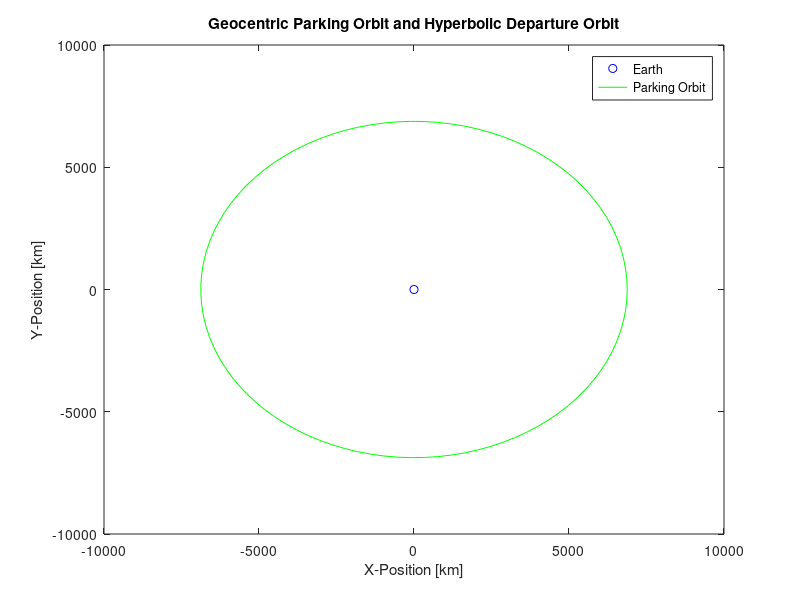
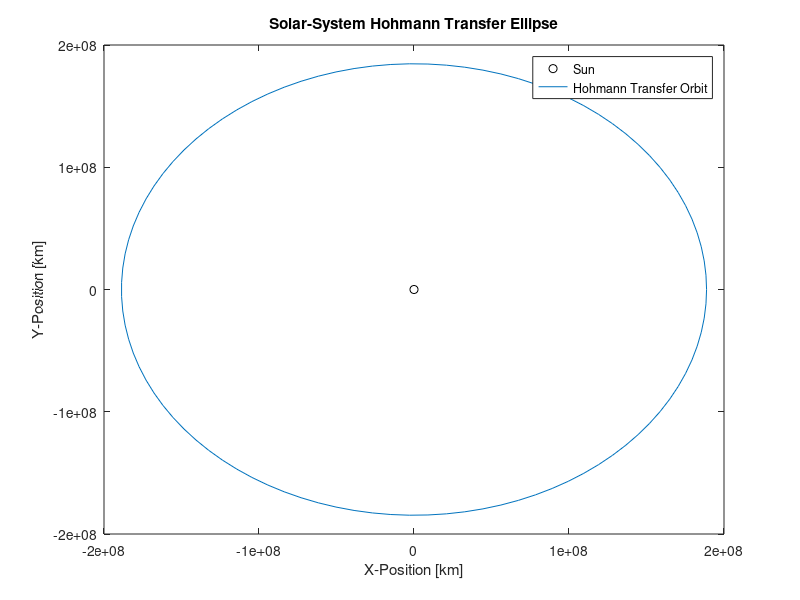
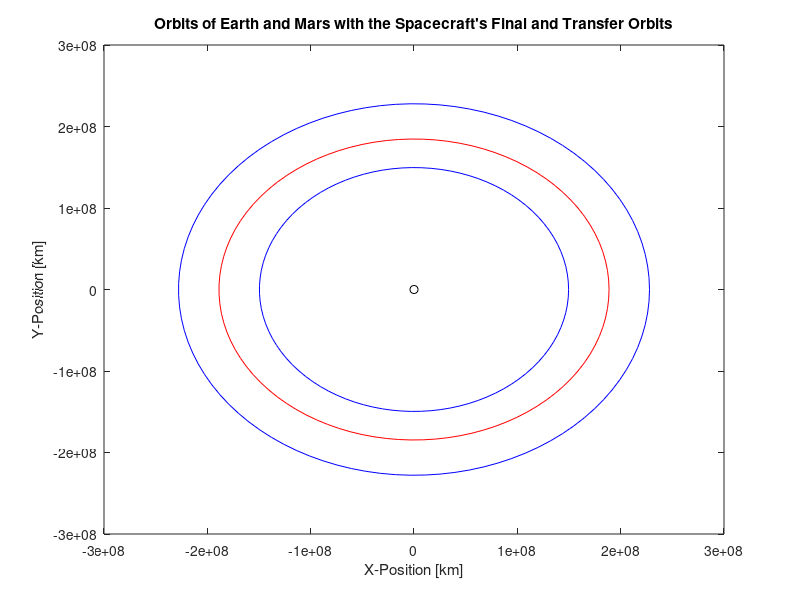

Reproduce these figures in MATLAB, in order.
% Zach Zoloty
% AAE 5626
% Project 2
% 11/27/18
%%%%%%%%%%%%%%%%%%%%%%%%%%%%%%%%%%%%%%%%%%%%%%%%%%%%%%%%%%%%%%%%%%
clc

%Define Constants
%Obtained from Table A.1 and A.2
Rearth = 149.6e6; %km
Rmars = 227.9e6; %km
mu_earth = 398600; %km^3/s^2
mu_mars = 42828; %km^3/s^2
mu_sun = 132.712e9; %km^3/s^2
Tearth = 365.256; %days
Tmars = 1.881*365; %days
parking1 = 500; %km
mearth = 5.974e24; %kg
mmars = 641.9e21; %kg
msun = 1.989e30; %kg
radearth = 6378; %km
radmars = 3396; %km
rpmars = 2*radmars; %km

%%%%%%%%%%%%%%%%%%%%%%%%%%%%%%%%%%%%%%%%%%%%%%%%%%%%%%%%%%%%%%%%%%
%Part 1
%Synodic Period between Earth and Mars
Tsyn = (Tearth*Tmars)/abs(Tearth-Tmars); %Equation from Example 8.1
    %Equation 8.10

%Phase Angle at departure from Earth
t12 = (pi/sqrt(mu_sun))*((Rearth+Rmars)/2)^(3/2); %Equation from Example 8.2
    %Equation 8.11
t12day = t12/(60*60*24);
n_earth = 2*pi/Tearth; %rad/day
n_Mars = 2*pi/Tmars; %rad/day

phi0 = pi - n_Mars*t12day; %rad
    %Equation 8.12

%Phase Angle at arrival at Mars
phif = pi - n_earth*t12day; %rad
    %Equation 8.13

%Time of flight to execute outbound Hohmann Transfer
a_t = 0.5*(Rearth+Rmars); %km
    %Eq9.68 in SMAD

transfertime = pi*(a_t^(3/2))*(mu_sun^(-1/2))/(60*60*24); %days
    %This is the same equation as 8.11


%Wait time required after arrival before a return Hohmann Transfer
%trajectory can be initiated
    %Equation 8.16 because n1>n2
for i=1:101
    N = i-1;
    twait = (-2*phif-2*pi*N)/(n_Mars-n_earth);
    
    if twait > 0
        break
    end
end

%Delta-V required between the departure planet's orbital velocity and
%solar-system Hohmann transfer ellipse
delta_vL = sqrt(mu_sun)*(sqrt((2/Rearth)-(1/a_t))-sqrt(1/Rearth)); %Eq9.69 in SMAD
    %Same as Equation 8.3

%Orbital Characteristics: semi-major axis, eccentricity, angular momentum
%of the Hohmann Transfer orbit
%semi-major axis already solved for, given by a_t

e_transfer = (Rmars-Rearth)/(Rmars+Rearth); %substituted for perihelion and aphelion
h_transfer = sqrt(Rearth*mu_sun*(1+e_transfer)); %km^2/s

%Hyperbolic Excess Velocity needed for the departure hyperbola in the
%planet's sphere of influence
%First, calculate the sphere of influence of the Earth
rsoi_earth = Rearth*(mearth/msun)^(2/5);

vdepart_excess = sqrt(mu_sun/Rearth)*(sqrt(2*Rmars/(Rearth+Rmars))-1); %km/s
    %Equation 8.3

%Beta angle required for the departure burn to hop from the parking orbit
%to the hyperbolic departure orbit
beta_dephyp = acosd(1/(1+(radearth+parking1)*(vdepart_excess^2)/mu_earth)); %degrees
    %Equation 8.43

%Orbital Characteristics: semi-major axis, eccentricity, angular momentum
%of the hyperbolic departure orbit

e_hyp = 1 + (parking1+radearth)*vdepart_excess^2/mu_earth;%1/cosd(beta_dephyp);

%h_hyp = (parking1+radearth)*sqrt(vdepart_excess^2 + 2*mu_earth)/(parking1+radearth);%sqrt((radearth+parking1)*mu_earth*(1+e_hyp)); %km^2/s
h_hyp = sqrt((radearth+parking1)*mu_earth*(1+e_hyp)); %km^2/s

a_hyp = (radearth+parking1)/(e_hyp-1); %km

%%%%%%%%%%%%%%%%%Plot the hyperbolic departure orbit and parking orbit
t = linspace(0,2*pi);

Xpark = (parking1+radearth)*cos(t);
Ypark = (parking1+radearth)*sin(t);

%Hyperbolic trajectory was giving me trouble, so I'll draw that in
%afterwards

figure(1);
plot(0,0,'ob',Xpark,Ypark,'g');
%grid on;
legend('Earth','Parking Orbit');
xlabel('X-Position [km]');
ylabel('Y-Position [km]');
title('Geocentric Parking Orbit and Hyperbolic Departure Orbit');

%%%%%%%%%%%%%%%%%%Plot the solar-system Hohmann transfer ellipse
btrans = a_t*sqrt(1-e_transfer^2);
Xtrans = a_t*cos(t);
Ytrans = btrans*sin(t);

figure(2);
plot(0,0,'ok',Xtrans,Ytrans);
%grid on
%axis([-2.5*10^9 2.5*10^9 -2.5*10^9 2.5*10^9]);
legend('Sun','Hohmann Transfer Orbit');
xlabel('X-Position [km]');
ylabel('Y-Position [km]');
title('Solar-System Hohmann Transfer Ellipse');

%%%%%%%%%%%%%%%%%%%%%%%%%%%%%%%%%%%%%%%%%%%%%%%%%%%%%%%%%%%%%%%%%%
%Part 2
%Enter into an orbit which has a periapsis radius of 5 times the radius of
%the arrival planet using either a leading or trailing approach
%Excess Inbound Hyperbolic Velocity upon arrival into planet's SOI
%rsoi_Mars = RMars*(mMars/msun)^(2/5);

vinbound_excess = sqrt(mu_sun/Rmars)*(1-sqrt(2*Rearth/(Rearth+Rmars))); %km/s
    %Equation 8.4; same as 8.50

%Eccentricity of the capture orbit that minimizes the delta-v required to
%gain this periapsis radius
e_capture = ((2*mu_mars/(rpmars*vinbound_excess^2))-1)/((2*mu_mars/(rpmars*vinbound_excess^2))+1);
    %rearranged Equation 8.67 (for optimal periapse radius as far as fuel
    %expenditure is concerned)

%Periapsis Velocities prior to and after capture burn, and the Resulting
%Delta-V
vp_hyp = sqrt(vinbound_excess^2 + 2*mu_mars/rpmars);
    %Equation 8.58
vp_cap = sqrt(mu_mars*(1+e_capture)/rpmars);
    %Equation 8.59
delta_v_cap = vp_hyp - vp_cap;
    %Equation 8.60
    %can also be found using Equation 8.70
    %(vinbound_excess*sqrt((1-e_capture)/2)

%Aim Distance (Delta)
delta_aim = rpmars*sqrt(2/(1-e_capture)); %km
    %Equation 8.71

%Orbital Elements: Period, Angular Momentum, Semi-major axis of the
%resulting capture orbit
a_cap = rpmars/(1-e_capture); %km

T_cap = (2*pi*a_cap^(3/2))/sqrt(mu_mars)/(60*60*24); %days

h_cap = sqrt(rpmars*mu_mars*(1+e_capture)); %km^2/s

%Periapse Angle (Beta) for this capture orbit
beta = acosd(1/(1+rpmars*vinbound_excess^2/mu_mars)); %degrees
    %Equation 8.43

%%%%%%%%%%%%%%%%%%%%%%%%%%%%%%%%%%%%%%
%Oops! Your engine didn't fire!
%%%%%%%%%%%%%%%Excess Outbound Hyperbolic Velocity leaving the planet's SOI
%For this problem, the spacecraft will be flying a leading approach.
vperp1 = (mu_sun/h_transfer)*(1+e_transfer*cosd(180)); %km/s
    %Equation 8.78a
vrad1 = (mu_sun/h_transfer)*e_transfer*sind(180); %km/s
    %Equation 8.78b

v1v = norm([vperp1 -1*vrad1]);
    %Equation 8.75

vMars = sqrt(mu_sun/Rmars);%vdepart_excess - v1v;
    %Equation 8.1
    
alpha1 = acosd(vperp1/v1v);
    %rearranged Equation 8.76a

vexcess_v = v1v*cosd(alpha1) - vMars;
    %Equation 8.81a
vexcess_s = v1v*sind(alpha1);
    %Equation 8.81b

vexcess = norm([vexcess_v vexcess_s]);
    %Equation 8.80

%%%%%%%%%%%The Turn angle Delta through which the spacecraft will fly
h_flyby = rpmars*sqrt(vexcess^2 + 2*mu_mars/rpmars);
    %Equation 8.39

e_flyby = 1 + (rpmars*vexcess^2)/mu_mars;
    %Equation 8.38

delta_turn = 2*asind(1/e_flyby); %degrees; from Equation in Example 8.6

%Resulting Heliocentric Velocity in radial/tangential solar coordinates
%immediately after flyby
phi1 = atand(vexcess_s/vexcess_v); %from Equation in Example 8.6
phi2 = phi1 + delta_turn; %from Equation in Example 8.6
vperp2 = vMars + vexcess*cosd(phi2); %from Equation in Example 8.6
vrad2 = -1*vexcess*sind(phi2); %from Equation in Example 8.6

%Characterize the resulting solar orbit: eccentricity, semi-major axis,
%perihelion, period, and angular momentum
h_final = Rmars*vperp2;
    %Equation 8.90

e_final = 1 - (h_final^2)/(Rmars*mu_sun);
    %rearranged Equation 8.91

a_final = Rmars/(1+e_final);

rp_final = a_final*(1-e_final);
    %can also use Equation 2.50

T_final = (2*pi*a_final^(3/2))/sqrt(mu_sun)/(60*60*24);

%How does this compare to the original Hohmann Transfer orbit?
%Specifically, has the solar velocity increased or decreased?
%vis-viva
vpt = sqrt(mu_sun*((2/(a_t*(1-e_transfer)))-1/a_t));
vat = sqrt(mu_sun*((2/(a_t*(1+e_transfer)))-1/a_t));

vph = sqrt(mu_sun*((2/rp_final-1/a_final)));
vah = sqrt(mu_sun*((2/(a_final*(1+e_final)))-1/a_final));

%Plot the Earth's Orbit, the arrival planet's orbit, the original Hohman
%transfer orbit, and the final heliocentric orbit of the spacecraft
Xearth = Rearth*cos(t);
Yearth = Rearth*sin(t);

XMars = Rmars*cos(t);
YMars = Rmars*sin(t);

% Xfinal = 
% Yfinal = 

figure(3);
plot(0,0,'ok',Xearth,Yearth,'b',XMars,YMars,'b',Xtrans,Ytrans,'r');
xlabel('X-Position [km]');
ylabel('Y-Position [km]');
title('Orbits of Earth and Mars with the Spacecraft''s Final and Transfer Orbits');